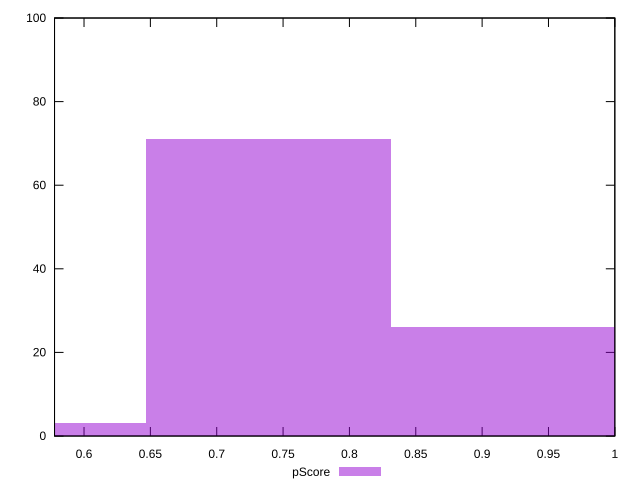

gnuplot code for this plot:
reset

$pScore <<EOF
0.9238696911693555 26
0.7390957529354844 71
0.5543218147016132 3
EOF

set key outside below
set boxwidth 0.1847739382338711
set xrange [0.5777777777777777:1]
set yrange [0:100]
set trange [0:100]
set style fill transparent solid 0.5 noborder
set terminal svg size 640, 490 enhanced background rgb 'white'
set output "report_00015_2021-02-09T16-11-33.973Z/uses-webp-images/samples/pages+cached+noadtech/pScore/histogram.svg"

plot $pScore title "pScore" with boxes

reset
